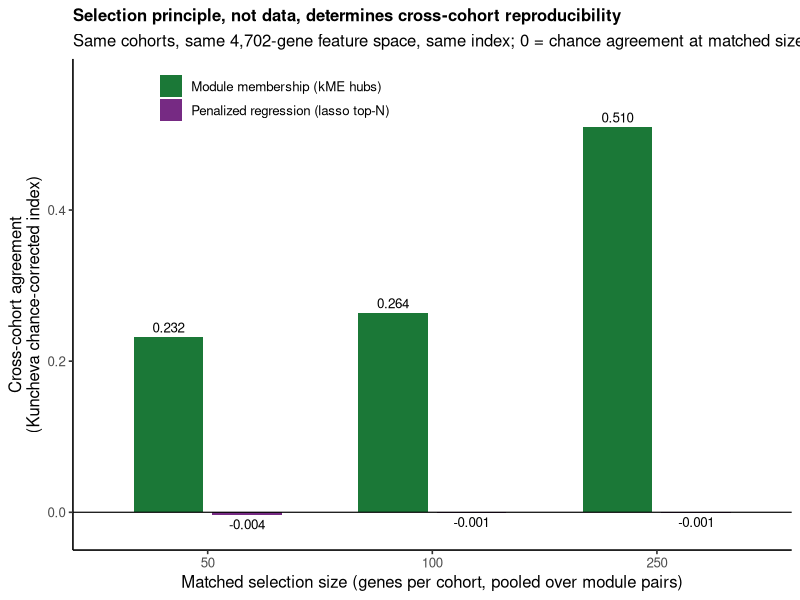
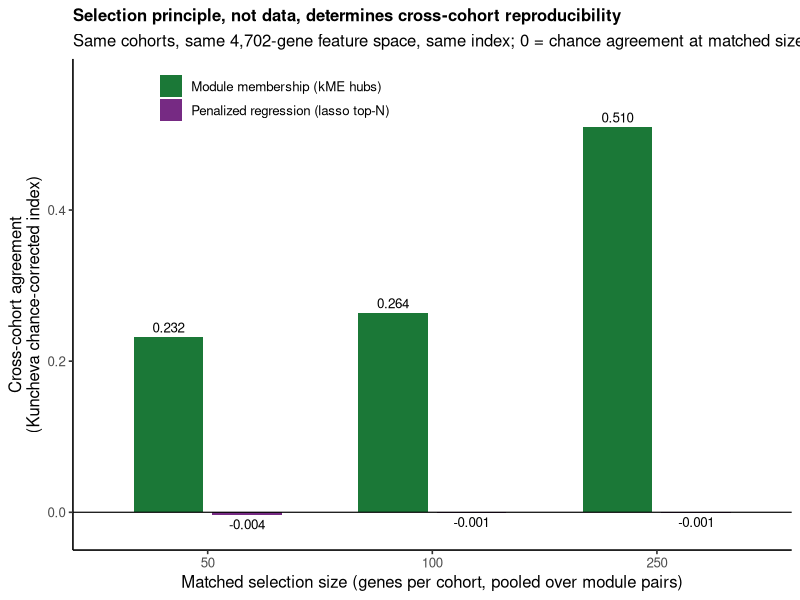

The R script that drew these images, in order:
# ==============================================================================
# Figure 4.2 -- Hub vs corrected-lasso cross-cohort selection agreement
#
# Grouped bars: Kuncheva chance-corrected index at matched pooled set sizes
# (50 / 100 / 250), hub (kME top-k, matched module pairs) vs corrected-lasso
# top-N (CPSS selection frequencies, canonical selected cell).
#
# DATA PROVENANCE: the twelve values below are transcribed from the verified
# 27 Aug 2026 rerun of phaseK1_6_hub_overlap.R (post-audit, canonical
# artifacts). CROSS-CHECK before finalizing the figure: hub union rows in the
# K1.6.4 console log (0.232 / 0.264 / 0.510) and the comparator block
# (-0.004 / -0.001 / -0.001 at sizes 50 / 100 / 250; per-size values 10..250
# ranged -0.004 to 0.009). If hub_overlap.csv in results/phaseK1_6_hub_overlap
# contains these rows in machine-readable form, prefer reading them and delete
# the inline block -- the stopifnot below is the tripwire either way.
# ==============================================================================

suppressPackageStartupMessages(library(ggplot2))
OUT_DIR <- "results/figures"
dir.create(OUT_DIR, recursive = TRUE, showWarnings = FALSE)

df <- data.frame(
  size     = factor(rep(c("50", "100", "250"), 2), levels = c("50", "100", "250")),
  selector = rep(c("Module membership (kME hubs)",
                   "Penalized regression (lasso top-N)"), each = 3),
  kuncheva = c(0.232, 0.264, 0.510,      # hub union, k = 10/20/50 per pair
               -0.004, -0.001, -0.001))  # corrected-lasso top-N, matched sizes

# Tripwire: these must match the K1.6.4 rerun log exactly
stopifnot(identical(df$kuncheva[1:3], c(0.232, 0.264, 0.510)))

gg <- ggplot(df, aes(size, kuncheva, fill = selector)) +
  geom_col(position = position_dodge(width = 0.7), width = 0.62) +
  geom_hline(yintercept = 0, linewidth = 0.4) +
  geom_text(aes(label = sprintf("%.3f", kuncheva),
                vjust = ifelse(kuncheva >= 0, -0.45, 1.4)),
            position = position_dodge(width = 0.7), size = 3.4) +
  scale_fill_manual(values = c("Module membership (kME hubs)" = "#1B7837",
                               "Penalized regression (lasso top-N)" = "#762A83"),
                    name = NULL) +
  scale_y_continuous(limits = c(-0.05, 0.60), expand = c(0, 0)) +
  labs(x = "Matched selection size (genes per cohort, pooled over module pairs)",
       y = "Cross-cohort agreement\n(Kuncheva chance-corrected index)",
       title = "Selection principle, not data, determines cross-cohort reproducibility",
       subtitle = paste("Same cohorts, same 4,702-gene feature space, same index;",
                        "0 = chance agreement at matched size")) +
  theme_classic(base_size = 12) +
  theme(legend.position = c(0.28, 0.92),
        legend.background = element_blank(),
        plot.title = element_text(face = "bold", size = 12))

ggsave(file.path(OUT_DIR, "fig4_2_kuncheva_bars.pdf"), gg, width = 6.5, height = 4.6)
ggsave(file.path(OUT_DIR, "fig4_2_kuncheva_bars.png"), gg, width = 6.5, height = 4.6, dpi = 300)
cat("Written:", file.path(OUT_DIR, "fig4_2_kuncheva_bars.{pdf,png}"), "\n")
